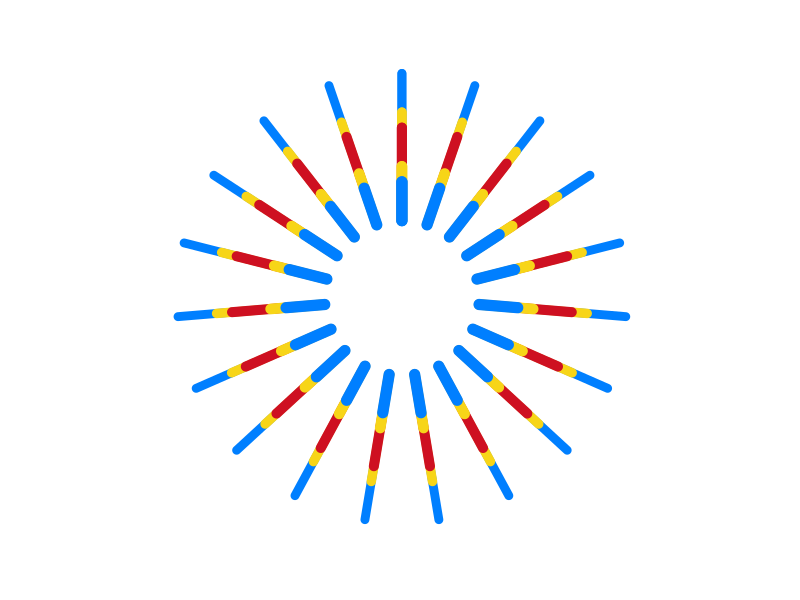

Write the R code that produced this figure.
# Load the required packages 

# install.packages("ggthemes")
# install.packages("ggplot2")
# install.packages("tidyverse")
library(tidyverse)
library(ggplot2)
library(ggthemes)

# Generate the lines

lines1 = tibble(
  x = seq(0, 38, by = 2),
  xend=x,
  y=rep(0, 20),
  yend=c(rep(c(2.5), 19), 2.5))

lines2 = tibble(
  x = seq(0, 38, by = 2),
  xend=x,
  y=rep(0, 20),
  yend=c(rep(c(3.5), 19), 3.5))

lines3 = tibble(
  x = seq(0, 38, by = 2),
  xend=x,
  y=rep(0, 20),
  yend=c(rep(c(6), 19), 6))

lines4 = tibble(
  x = seq(0, 38, by = 2),
  xend=x,
  y=rep(0, 20),
  yend=c(rep(c(7), 19), 7))

lines5 = tibble(
  x = seq(0, 38, by = 2),
  xend=x,
  y=rep(0, 20),
  yend=c(rep(c(9.5), 19), 9.5))

ggplot() + 
  geom_segment(data=lines5, color = "#007FFF", size = 3, lineend = "round",
               aes(x=x, xend=xend,
                   y=y, yend=yend)) + 
  geom_segment(data=lines4, color = "#F7D518", size = 3.2, lineend = "round",
               aes(x=x, xend=xend,
                   y=y, yend=yend)) +
  geom_segment(data=lines3, color = "#CE1021", size = 3.4, lineend = "round",
               aes(x=x, xend=xend,
                   y=y, yend=yend)) + 
  geom_segment(data=lines2, color = "#F7D518", size = 3.6, lineend = "round",
               aes(x=x, xend=xend,
                   y=y, yend=yend)) + 
  geom_segment(data=lines1, color = "#007FFF", size = 3.8, lineend = "round",
               aes(x=x, xend=xend,
                   y=y, yend=yend)) + 
  ylim(-5, 10) +
  coord_polar() + 
  theme(axis.title.x=element_blank(),
        axis.text.x=element_blank(),
        axis.ticks.x=element_blank()) + 
  theme(axis.title.y=element_blank(),
        axis.text.y=element_blank(),
        axis.ticks.y=element_blank()) + 
  theme(panel.background = element_rect(fill = "white", colour = "white")) 


# Save the plot
# ggsave("images/dem_rep_congo/dem_rep_congo_colors.png", width = 10, height = 10)
